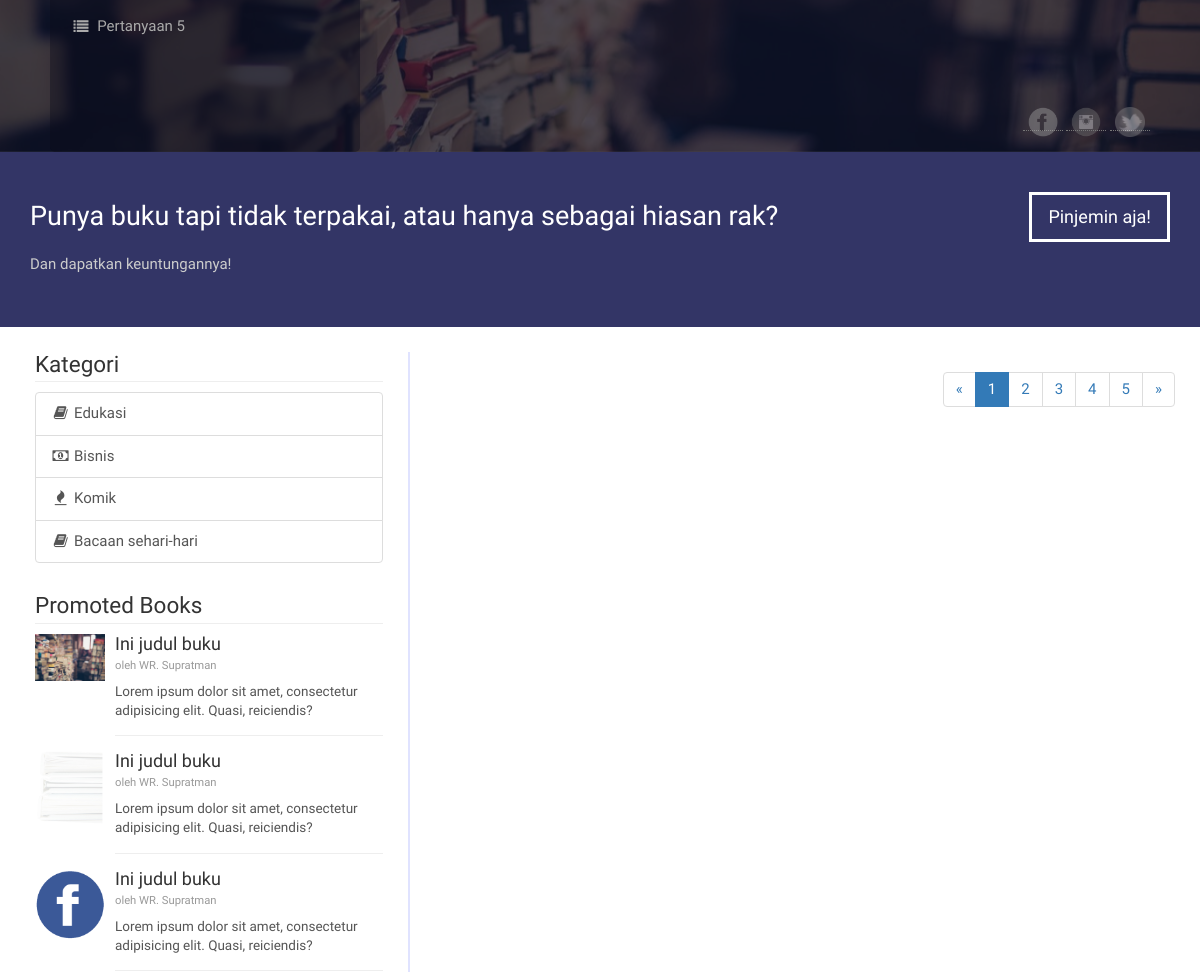
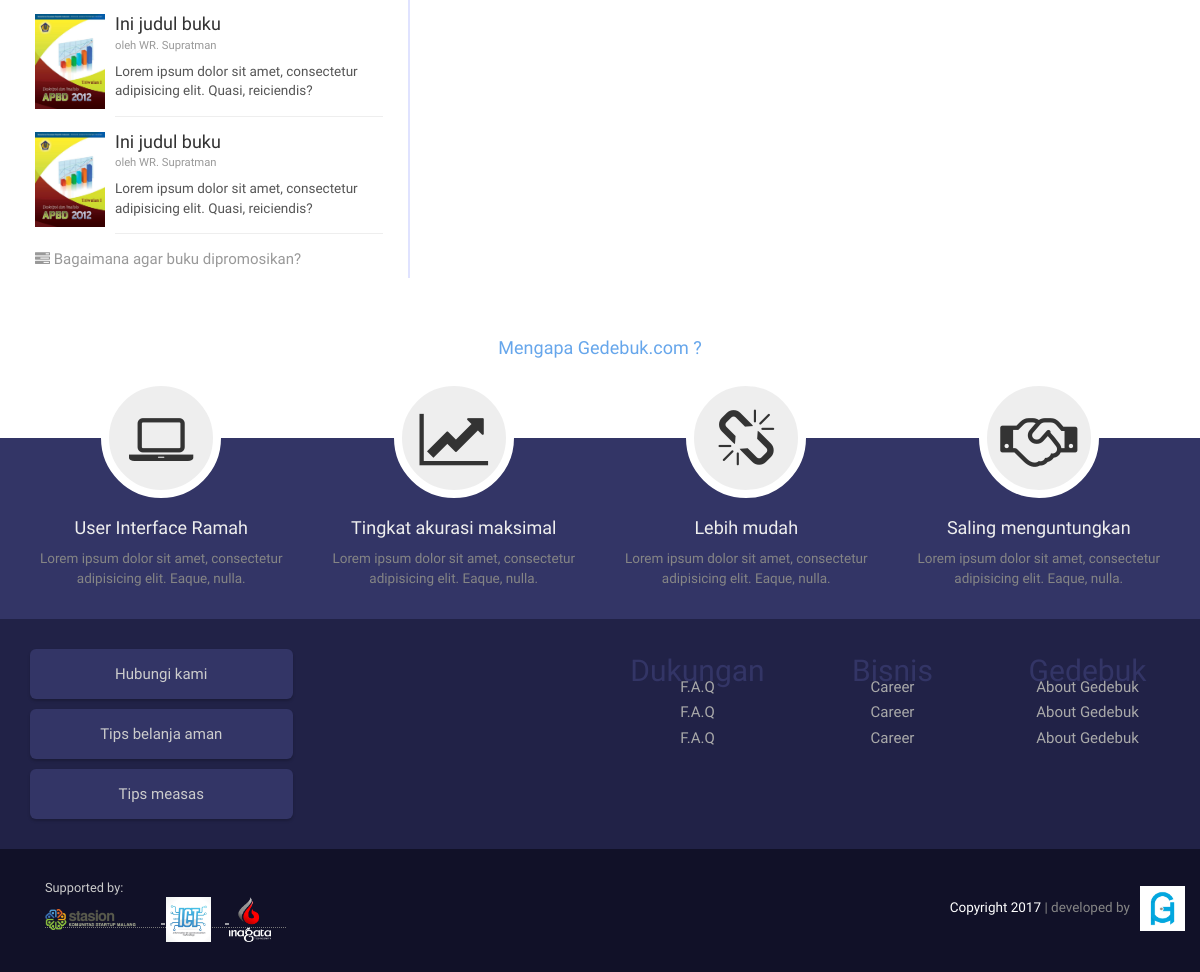
Before: / (lower part) with the older database file (2 pictures, top to bottom).
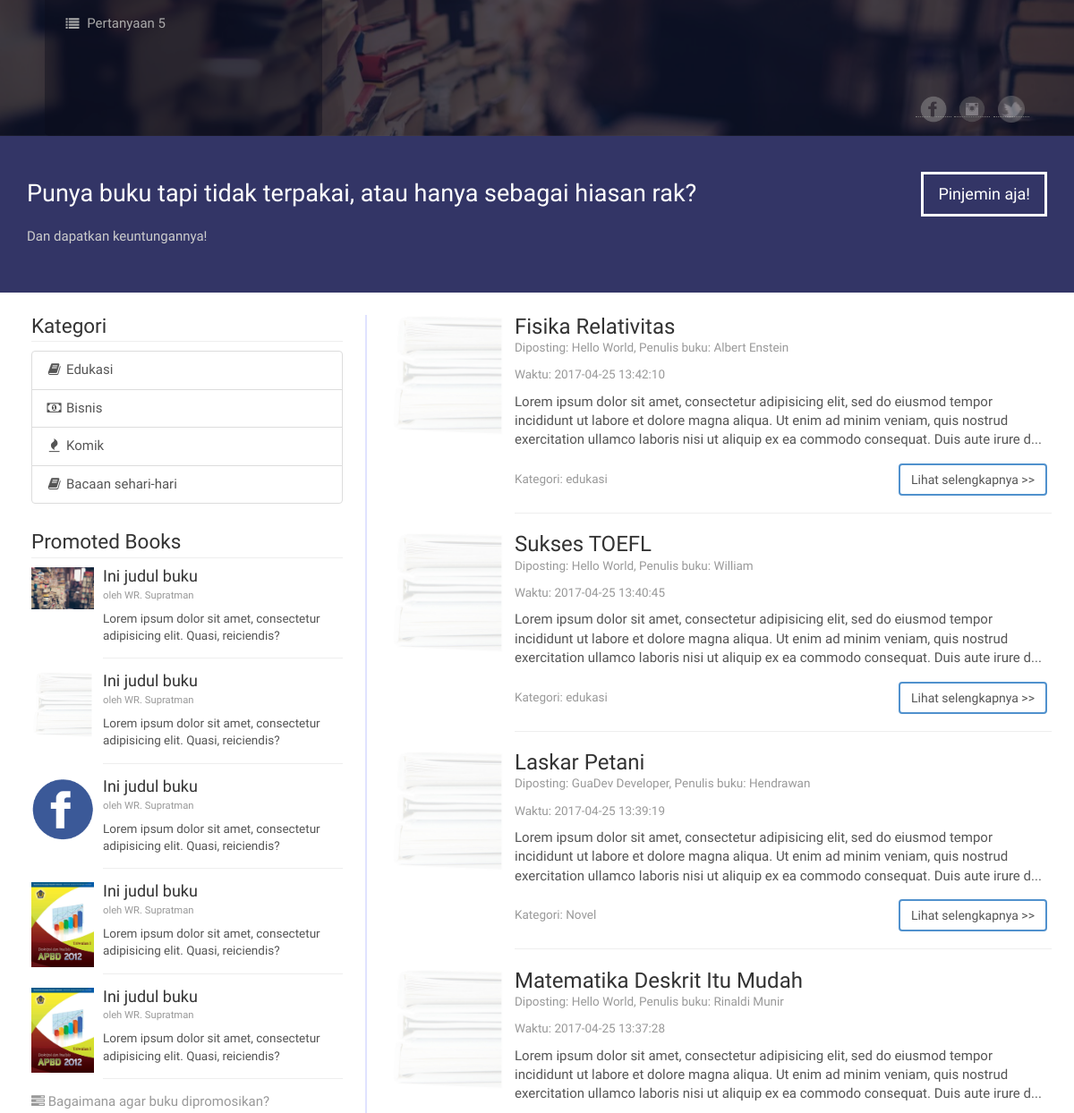
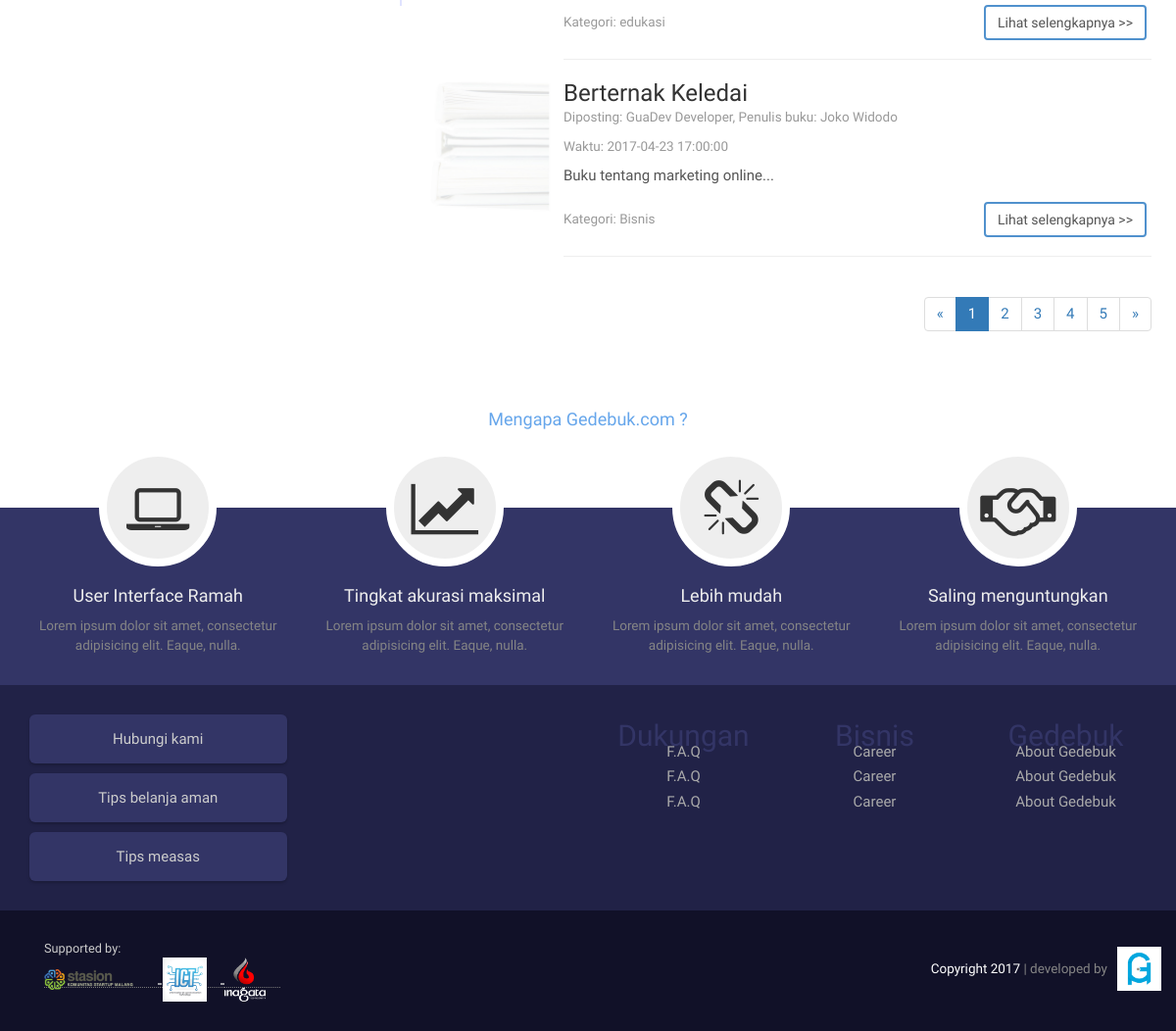
After: the same page with the newer database file (2 pictures, top to bottom).
### tables this page shows
CREATE TABLE `buku` (
  `id_buku` int(11) NOT NULL,
  `url` varchar(10) NOT NULL,
  `img` varchar(20) NOT NULL,
  `judul` varchar(50) NOT NULL,
  `pengarang` varchar(50) NOT NULL,
  `tahun_terbit` varchar(4) NOT NULL,
  `harga_beli` int(6) NOT NULL DEFAULT '0',
  `harga_sewa` int(6) NOT NULL DEFAULT '0',
  `jumlah_tersedia` varchar(5) NOT NULL,
  `tgl_publikasi` timestamp NOT NULL DEFAULT CURRENT_TIMESTAMP,
  `id_penjual` varchar(50) NOT NULL,
  `tag` varchar(50) NOT NULL,
  `status` varchar(20) NOT NULL,
  `deskripsi` longtext NOT NULL,
  `views` int(4) NOT NULL DEFAULT '0'
);

CREATE TABLE `user` (
  `id_user` int(11) NOT NULL,
  `user_name` varchar(20) NOT NULL,
  `nama` varchar(50) NOT NULL,
  `email` varchar(50) NOT NULL,
  `password` varchar(32) NOT NULL,
  `foto` varchar(20) NOT NULL,
  `hp` varchar(13) NOT NULL,
  `jenis_id` varchar(20) NOT NULL,
  `no_id` varchar(40) NOT NULL,
  `alamat` varchar(64) NOT NULL,
  `gender` varchar(1) NOT NULL,
  `akademik` varchar(60) NOT NULL,
  `rating` int(5) NOT NULL,
  `online` int(1) NOT NULL DEFAULT '0'
);

### core/main.php (called while the page is built, shortened)
<?php
function showAllPost() {
  global $link;
  $query  = "SELECT buku.*, user.nama, user.no_id FROM buku, user WHERE id_penjual = no_id ORDER BY id_buku DESC LIMIT 5";
  $result = mysqli_query($link, $query) or die('Gagal memuat post!');
  return $result;
}
function excerpt($string) {
  $string = substr($string, 0, 250);
  return $string . '...';
}
 ?>

### index.php (the view, shortened to what this page needs)
<?php
include_once 'view/header.php';
$allPost = showAllPost();
?>
<header class="parallax-window" data-parallax="scroll" data-speed="0.2" data-image-src="assets/bg.jpeg">
  <div class="cover">
    <div class="container first-content">
      <div class="headerfooter">
        <abbr title="Temukan kami di facebook!"><a class="sosmed fb" href="https://www.facebook.com/gedebuk"><img src="assets\fb.png" alt="Share to Facebook"></a></abbr>
        <abbr title="Temukan kami di Instagram"><a class="sosmed" href="https://instagram.com/gedebuk"><img src="assets\ig.png" alt="Share to Instagram"></a></abbr>
        <abbr title="Temukan kami di twitter!"><a class="sosmed" href="https://twitter.com/gedebuk"><img src="assets\tw.png" alt="Share to Twiter"></a></abbr>
      </div>
      <div class="forum hidden-xs hidden-sm">
        <ul class="fa fa-ul">
          <li><a href="#" class="underline"><i class="fa fa-li fa-list"></i> Pertanyaan 5</a></li>
        </ul>
      </div>
      </div>
    </div>
</header>
<section class="offer">
  <div class="container">
    <div class="row">
      <div class="col-xs-12 col-md-9">
        <h4>Punya buku tapi tidak terpakai, atau hanya sebagai hiasan rak?</h4>
        <small>Dan dapatkan keuntungannya!</small>
      </div>
      <div class="col-xs-12 col-md-3">
        <form action="publish.php" method="post">
          <button  type="submit" class="btn btn-lg btn-default wow animated tada" name="pinjemin" >Pinjemin aja!</button>
        </form>
      </div>
    </div>
  </div>
</section>
    <section class="sec">
      <div class="container">
        <div class="row">
          <div class="col-md-4 col-sm-12 col-xs-12 panelkiri">
            <div class="kategori add-space">
              <h2 class="garisbawah">Kategori</h2>
              <div class="list-group">
                <a href="#" class="list-group-item">
                  <i class="fa fa-book fa-fw"></i> Edukasi
                </a>
                <a href="#" class="list-group-item">
                  <i class="fa fa-money fa-fw"></i> Bisnis
                </a>
                <a href="#" class="list-group-item">
                  <i class="fa fa-fire fa-fw"></i> Komik
                </a>
                <a href="#" class="list-group-item">
                  <i class="fa fa-book fa-fw"></i> Bacaan sehari-hari
                </a>
              </div>
            </div>
            <div class="promoted first-content">
              <h2 class="garisbawah">Promoted Books</h2>
              <div class="scroll-page">
                <a href="#">
                  <div class="media">
                    <div class="media-left">
                        <img class="media-object" src="assets/bg.jpeg" alt="Judul Buku">
                    </div>
                    <div class="media-body garisbawah">
                      <h4 class="media-heading">Ini judul buku</h4>
                      <small>oleh WR. Supratman</small>
                      <p>Lorem ipsum dolor sit amet, consectetur adipisicing elit. Quasi, reiciendis?</p>
                    </div>
                  </div>
                </a>
                <a href="#">
                  <div class="media ">
                    <div class="media-left">
                        <img class="media-object" src="assets/bg2.jpg" alt="Judul Buku">
                    </div>
                    <div class="media-body garisbawah">
                      <h4 class="media-heading">Ini judul buku</h4>
                      <small>oleh WR. Supratman</small>
                      <p>Lorem ipsum dolor sit amet, consectetur adipisicing elit. Quasi, reiciendis?</p>
                    </div>
                  </div>
                </a>
                <a href="#">
                  <div class="media ">
                    <div class="media-left">
                        <img class="media-object" src="assets/fb.png" alt="Judul Buku">
                    </div>
                    <div class="media-body garisbawah">
                      <h4 class="media-heading">Ini judul buku</h4>
                      <small>oleh WR. Supratman</small>
                      <p>Lorem ipsum dolor sit amet, consectetur adipisicing elit. Quasi, reiciendis?</p>
                    </div>
                  </div>
                </a>
                <a href="#">
                  <div class="media ">
                    <div class="media-left">
                        <img class="media-object" src="assets/coverbuku.jpg" alt="Judul Buku">
                    </div>
                    <div class="media-body garisbawah">
                      <h4 class="media-heading">Ini judul buku</h4>
                      <small>oleh WR. Supratman</small>
                      <p>Lorem ipsum dolor sit amet, consectetur adipisicing elit. Quasi, reiciendis?</p>
                    </div>
                  </div>
                </a>
                <a href="#">
                  <div class="media ">
                    <div class="media-left">
                      <img class="media-object" src="assets/coverbuku.jpg" alt="Judul Buku">
                    </div>
                    <div class="media-body garisbawah">
                      <h4 class="media-heading">Ini judul buku</h4>
                      <small>oleh WR. Supratman</small>
                      <p>Lorem ipsum dolor sit amet, consectetur adipisicing elit. Quasi, reiciendis?</p>
                    </div>
                  </div>
                </a>
              </div>
              <a href=""><small class="first-content text-primary premium"><i class="fa fa-tasks"></i> Bagaimana agar buku dipromosikan?</small></a>
            </div>
          </div>
          <div class="col-md-8 col-sm-12 col-xs-12 no-page-padding">
            <div class="featured">
              <ul>
                <?php
                while($row = mysqli_fetch_array($allPost)) { ?>
                <li>
                  <div class="media">
                    <div class="media-left">
                      <a href="#">
                        <img class="media-object" src="assets/bg2.jpg" alt="Judul Buku">
                      </a>
                    </div>
                    <div class="media-body garisbawah">
                      <a href="post?show=<?php echo $row['url']; ?>"><h4 class="media-heading"><?php echo $row['judul']; ?></h4></a>
                      <small>Diposting: <?php echo $row['nama']; ?>, Penulis buku: <?php echo $row['pengarang']; ?></small> <br>
                      <small>Waktu: <?php echo $row['tgl_publikasi']; ?></small>
                      <p><?php echo excerpt($row['deskripsi']); ?></p>
                      <div class="navbody">
                        <div class="col-md-6 col-sm-6 no-padding">
                          <small>Kategori: <?php echo $row['tag']; ?></small>
                        </div>
                        <div class="col-md-6 col-sm-6 attention">
                          <a href="post?show=<?php echo $row['url']; ?>"><button type="button" class="btn btn-primary" name="button">Lihat selengkapnya >></button></a>
                        </div>
                      </div>
                    </div>
                  </div>
                </li>
              <?php }  ?>
              </ul>
              <nav aria-label="Page navigation first-content">
                <ul class="pagination pull-right">
                  <li>
                    <a href="#" aria-label="Previous">
                      <span aria-hidden="true">&laquo;</span>
                    </a>
                  </li>
                  <li class="active"><a href="#">1</a></li>
                  <li><a href="#">2</a></li>
                  <li><a href="#">3</a></li>
                  <li><a href="#">4</a></li>
                  <li><a href="#">5</a></li>
                  <li>
                    <a href="#" aria-label="Next">
                      <span aria-hidden="true">&raquo;</span>
                    </a>
                  </li>
                </ul>
              </nav>
            </div>
          </div>
        </div>
      </div>
    </section>
    <footer>
      <section class="darklight">
        <div class="container">
          <div class="row">
            <div class="col-md-12 col-sm-12 col-xs-12"><h4 class="text-center text-muted">Mengapa Gedebuk.com ?</h4></div>
              <div class="col-md-3 col-sm-3 text-center">
                <div class="fade-up">
                <div class="spec center-block wow animated pulse">
                  <h1 class="inline"><i class="fa fa-laptop fa-fw"></i></h1>
                </div>
                <h2>User Interface Ramah</h2>
                <p>Lorem ipsum dolor sit amet, consectetur adipisicing elit. Eaque, nulla.</p>
              </div>
            </div>
              <div class="col-md-3 col-sm-3 text-center">
                <div class="fade-up">
                <div class="spec center-block wow animated pulse delay-2s">
                  <h1 class="inline"><i class="fa fa-line-chart fa-fw"></i></h1>
                </div>
                <h2>Tingkat akurasi maksimal</h2>
                <p>Lorem ipsum dolor sit amet, consectetur adipisicing elit. Eaque, nulla.</p>
              </div>
            </div>
              <div class="col-md-3 col-sm-3 text-center">
                <div class="fade-up">
                <div class="spec center-block wow animated pulse delay-4s">
                  <h1 class="inline"><i class="fa fa-chain-broken fa-fw"></i></h1>
                </div>
                <h2>Lebih mudah</h2>
                <p>Lorem ipsum dolor sit amet, consectetur adipisicing elit. Eaque, nulla.</p>
              </div>
            </div>
              <div class="col-md-3 col-sm-3 text-center">
                <div class="fade-up">
                <div class="spec center-block wow animated pulse delay-6s">
                  <h1 class="inline"><i class="fa fa-handshake-o fa-fw"></i></h1>
                </div>
                <h2>Saling menguntungkan</h2>
                <p>Lorem ipsum dolor sit amet, consectetur adipisicing elit. Eaque, nulla.</p>
              </div>
            </div>
          </div>
        </div>
      </section>
      <section class="dark">
        <div class="container">
          <div class="row">
            <div class="col-md-3 col-sm-4">
              <a href="#">
                <div class="block help text-center">Hubungi kami</div>
              </a>
              <a href="#">
                <div class="block help text-center">Tips belanja aman</div>
              </a>
              <a href="#">
                <div class="block help text-center">Tips measas</div>
              </a>
            </div>
            <div class="col-md-2 col-md-offset-3 text-center">
              <p>Dukungan</p>
              <ul>
                <li><a href="#">F.A.Q</a></li>
                <li><a href="#">F.A.Q</a></li>
                <li><a href="#">F.A.Q</a></li>
              </ul>
            </div>
            <div class="col-md-2 text-center">
              <p>Bisnis</p>
              <ul>
                <li><a href="#">Career</a></li>
                <li><a href="#">Career</a></li>
                <li><a href="#">Career</a></li>
              </ul>
            </div>
            <div class="col-md-2 text-center">
              <p>Gedebuk</p>
              <ul>
                <li><a href="#">About Gedebuk</a></li>
                <li><a href="#">About Gedebuk</a></li>
                <li><a href="#">About Gedebuk</a></li>
              </ul>
            </div>
        </div>
      </section>
      <section class="powered clearfix">
        <div class="container">
          <div class="row">
            <div class="col-md-6 pull-left">
              <small class="block">Supported by:</small>
              <abbr title="Stasion">
                <a href="#">
                  <img src="assets/stasion.png" alt="">
                </a>
              </abbr>
              <abbr title="CDC ICT">
                <a href="#">
                  <img src="assets/ict.jpg" alt="">
                </a>
              </abbr>
              <abbr title="Inagata technosmith">
                <a href="#">
                  <img src="assets/inagata.png" alt="">
                </a>
              </abbr>
            </div>
            <div class="col-md-6 dev text-right">
              <p class="inline"><span class="primary-colorwhite">Copyright <?php echo date('Y'); ?></span> | developed by &nbsp; </p>
              <abbr title="Guadev">
                <a href="#">
                  <img src="assets/GUAdev.jpg" alt="">
                </a>
              </abbr>
            </div>
          </div>
        </div>
      </section>
    </footer>
  </body>
</html>

### view/header.php (shortened to what this page needs)
<!DOCTYPE html>
<html lang="en">
  <head>
    <link href="css/bootstrap.min.css" rel="stylesheet">
    <link rel="stylesheet" href="css/animate.min.css">
    <link rel="stylesheet" href="css/font-awesome.css">
    <link rel="stylesheet" href="css/core.css">
    <link rel="stylesheet" href="css/responsive.css">
  </head>
  <body>

### css/responsive.css (style rules this page uses)
@media screen and (min-width:993px) { .offer button { float: right; } }

Changed rows visible on the page:
added buku: judul "Fisika Relativitas", user.nama "Hello World", pengarang "Albert Enstein", tgl_publikasi "2017-04-25 13:42:10", deskripsi "Lorem ipsum dolor sit amet, consectetur adipisicing elit, sed do eiusmod tempor incididunt ut labore et dolore magna aliqua. Ut enim ad minim veniam, quis nostrud exercitation ullamco laboris nisi ut aliquip ex ea commodo consequat. Duis aute irure d...", tag "edukasi"
added buku: judul "Sukses TOEFL", user.nama "Hello World", pengarang "William", tgl_publikasi "2017-04-25 13:40:45", deskripsi "Lorem ipsum dolor sit amet, consectetur adipisicing elit, sed do eiusmod tempor incididunt ut labore et dolore magna aliqua. Ut enim ad minim veniam, quis nostrud exercitation ullamco laboris nisi ut aliquip ex ea commodo consequat. Duis aute irure d...", tag "edukasi"
added buku: judul "Laskar Petani", user.nama "GuaDev Developer", pengarang "Hendrawan", tgl_publikasi "2017-04-25 13:39:19", deskripsi "Lorem ipsum dolor sit amet, consectetur adipisicing elit, sed do eiusmod tempor incididunt ut labore et dolore magna aliqua. Ut enim ad minim veniam, quis nostrud exercitation ullamco laboris nisi ut aliquip ex ea commodo consequat. Duis aute irure d...", tag "Novel"
added buku: judul "Matematika Deskrit Itu Mudah", user.nama "Hello World", pengarang "Rinaldi Munir", tgl_publikasi "2017-04-25 13:37:28", deskripsi "Lorem ipsum dolor sit amet, consectetur adipisicing elit, sed do eiusmod tempor incididunt ut labore et dolore magna aliqua. Ut enim ad minim veniam, quis nostrud exercitation ullamco laboris nisi ut aliquip ex ea commodo consequat. Duis aute irure d...", tag "edukasi"
added buku: judul "Berternak Keledai", user.nama "GuaDev Developer", pengarang "Joko Widodo", tgl_publikasi "2017-04-23 17:00:00", deskripsi "Buku tentang marketing online...", tag "Bisnis"
